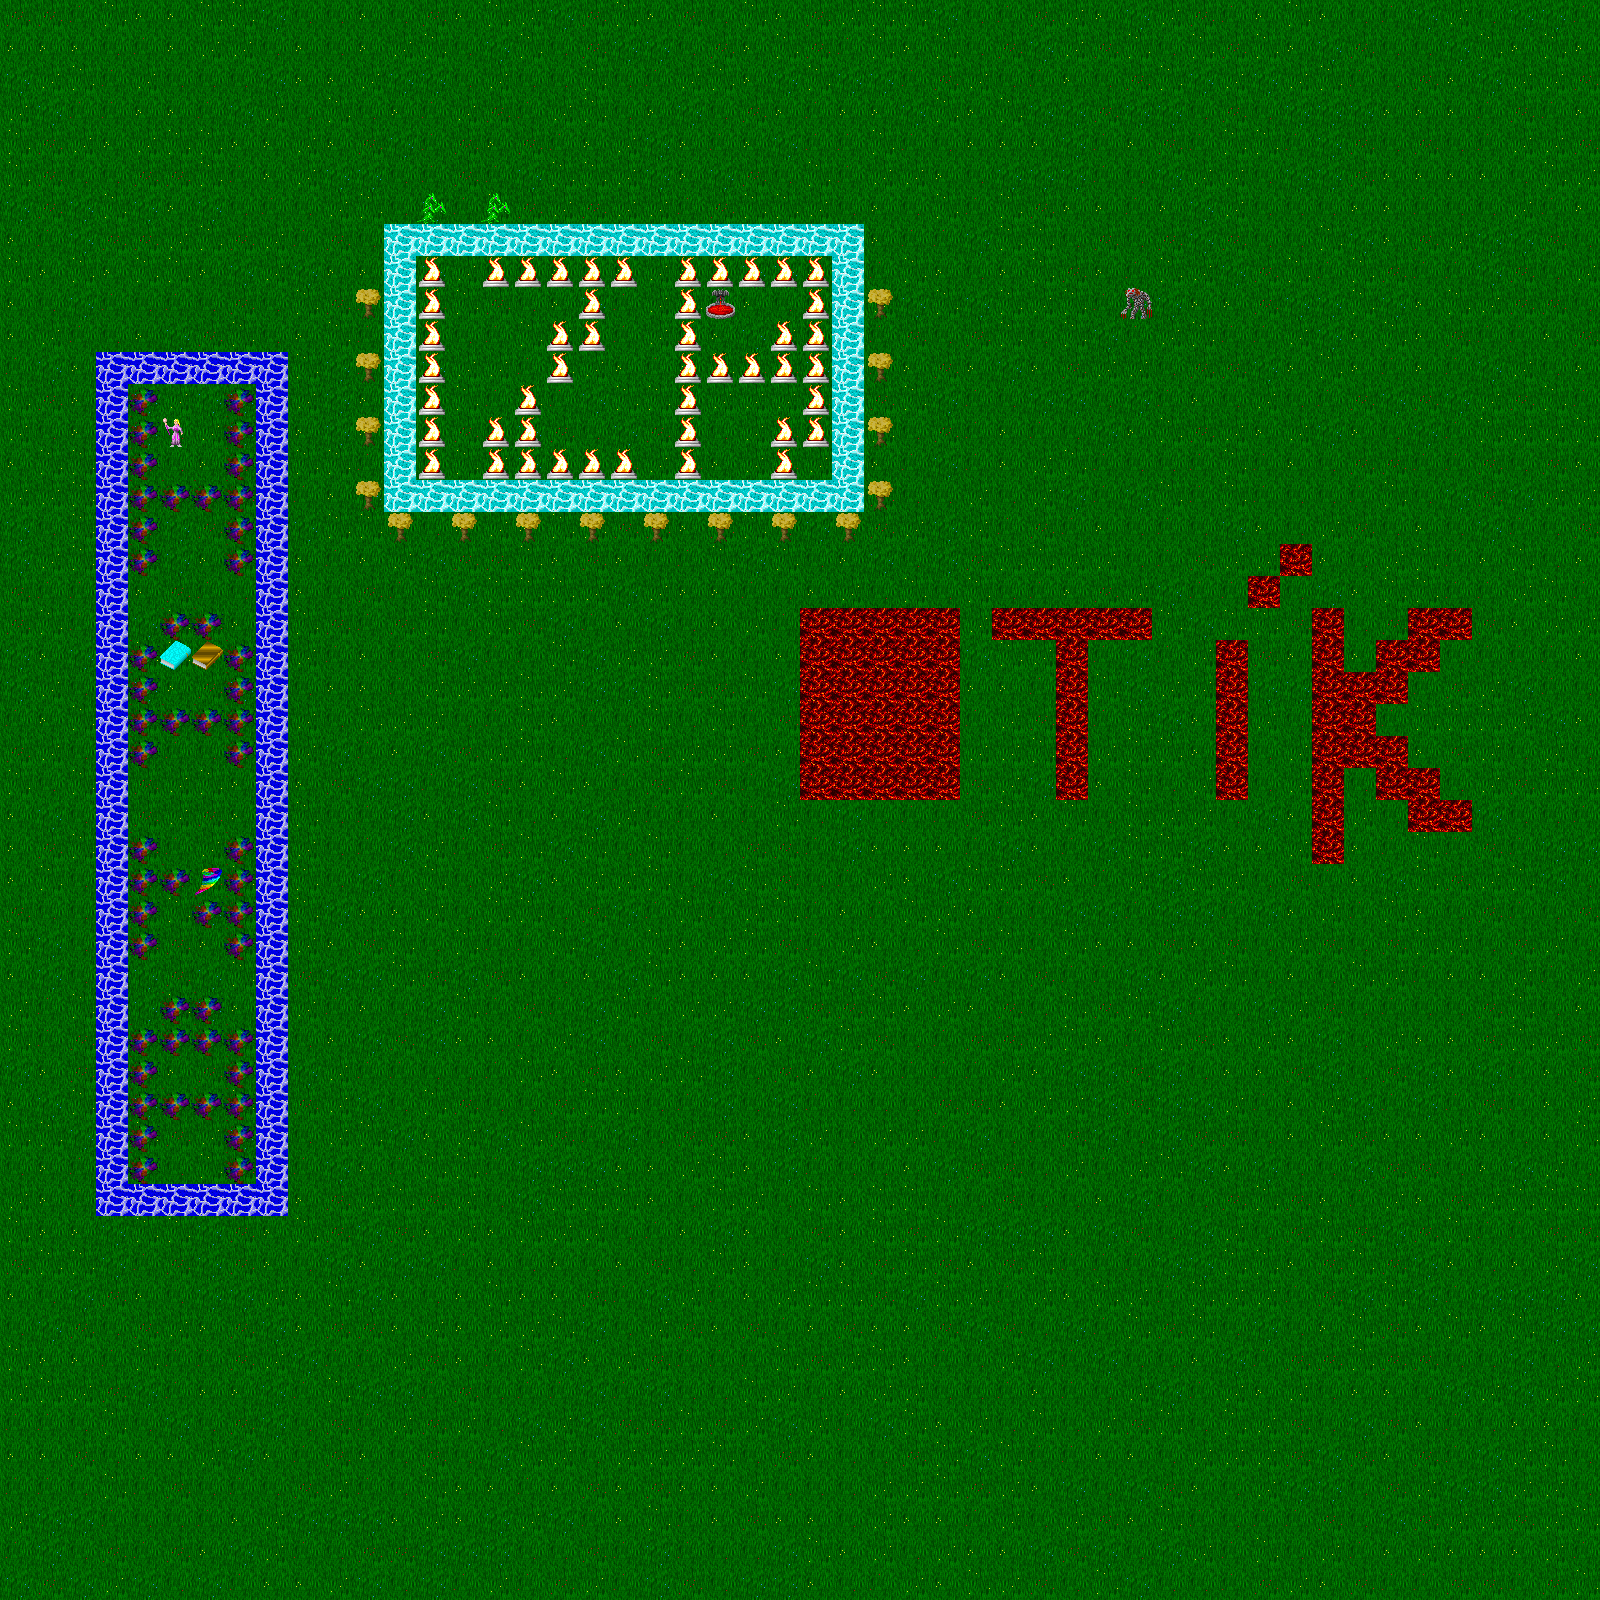

A 2D game scene composited from a Tiled map and its tileset images. What follows is a short description and the map's XML, with each tile layer's data collapsed to a summary:
An orthogonal 50x50 tile map with 32x32 px tiles, 2 tile layers (Tile Layer 1, Tile Layer 2), 1 hidden layer not drawn.

<map version="1.2" tiledversion="1.3.1" orientation="orthogonal" renderorder="right-down" compressionlevel="0" width="50" height="50" tilewidth="32" tileheight="32" infinite="0" nextlayerid="4" nextobjectid="1">
 <tileset firstgid="1" source="test_map_tileset.tsx" />
 <layer id="1" name="Tile Layer 1" width="50" height="50">
  <data>[2500 cells, 2500 non-empty, 7 distinct tile ids]</data>
 </layer>
 <layer id="2" name="Tile Layer 2" width="50" height="50">
  <data>[2500 cells, 297 non-empty, 14 distinct tile ids]</data>
 </layer>
 <layer id="3" name="Tile Layer 3" width="50" height="50" visible="0">
  <properties>
   <property name="collisionLayer" type="bool" value="true" />
  </properties>
  <data>[2500 cells, 296 non-empty, 1 distinct tile ids]</data>
 </layer>
</map>
